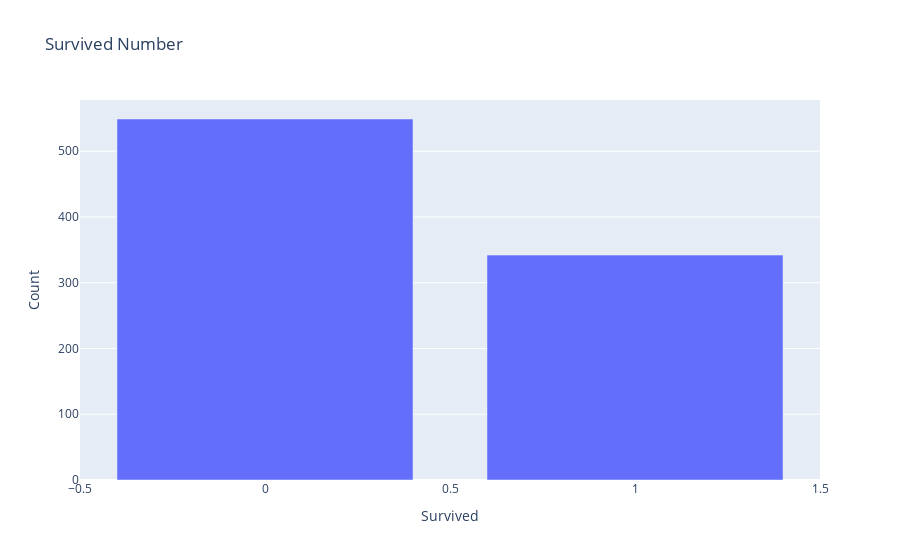

Notebook source saved alongside this figure:
### Markdown cell above
# EDA

### Code cell
#Analysing survivors
Counts = df["Survived"].value_counts().reset_index()

fig = px.bar(x=Counts["index"],y = Counts["Survived"] , title='Survived Number' ,
            labels={"x": "Survived" , "y": "Count"})

# Show the plot
fig.show()

### Figure 1 — Plotly figure (JSON) as saved in the notebook; plotly's stock layout.template omitted (floating-point values rounded to 4 significant figures)
{"data": [{"alignmentgroup": "True", "hovertemplate": "Survived=%{x}<br>Count=%{y}<extra></extra>", "legendgroup": "", "marker": {"color": "#636efa", "pattern": {"shape": ""}}, "name": "", "offsetgroup": "", "orientation": "v", "showlegend": false, "textposition": "auto", "type": "bar", "x": [0, 1], "xaxis": "x", "y": [549, 342], "yaxis": "y"}], "layout": {"barmode": "relative", "legend": {"tracegroupgap": 0}, "title": {"text": "Survived Number"}, "xaxis": {"anchor": "y", "domain": [0, 1], "title": {"text": "Survived"}}, "yaxis": {"anchor": "x", "domain": [0, 1], "title": {"text": "Count"}}}}
